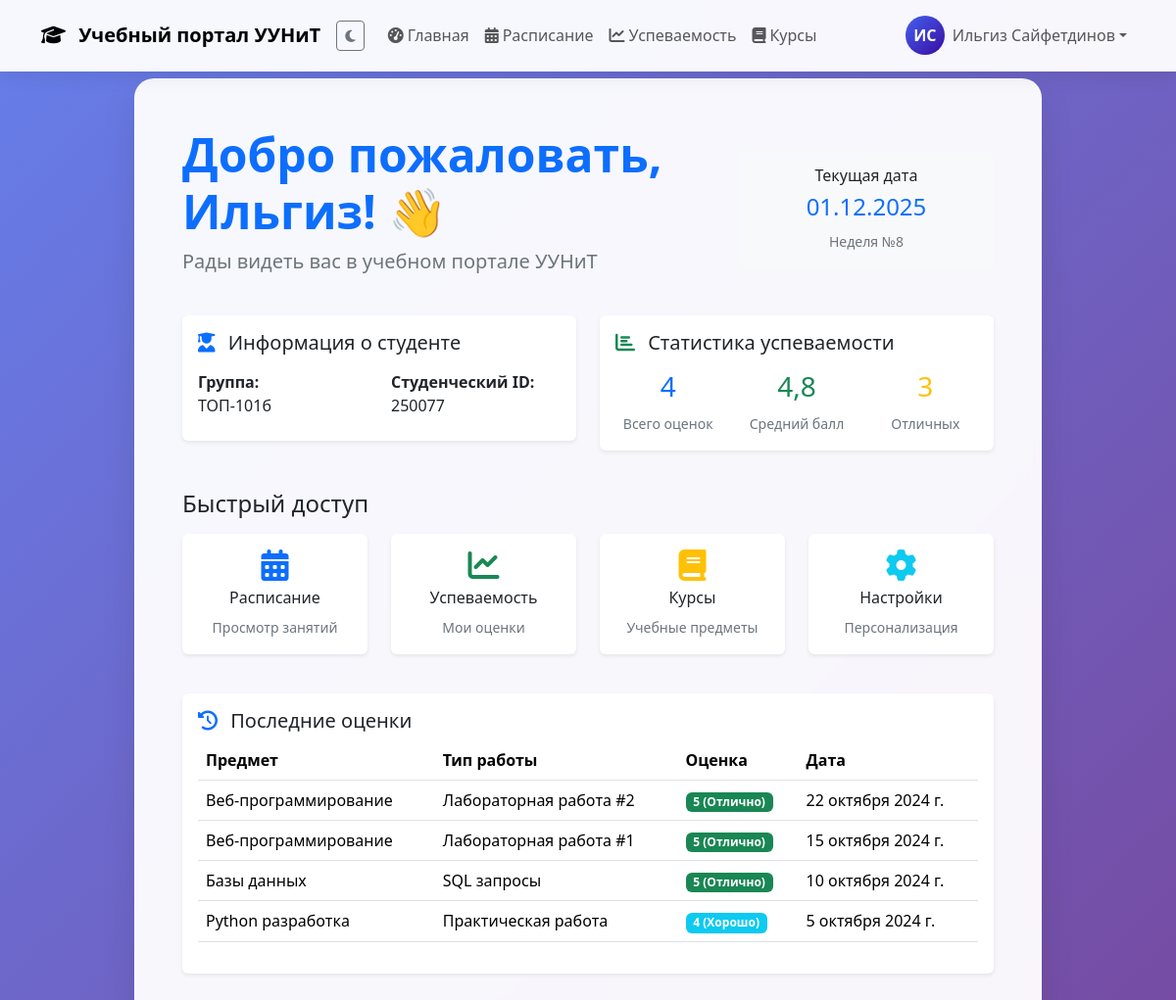
Page /dashboard/ (signed in) on the committed database.
### main/models.py (models this page shows, shortened)
class StudentProfile(models.Model):
    user = models.OneToOneField(User, on_delete=models.CASCADE)
    group = models.CharField(max_length=20, verbose_name='Группа', blank=True)
    student_id = models.CharField(max_length=20, verbose_name='Студенческий билет', blank=True)
    phone = models.CharField(max_length=20, verbose_name='Телефон', blank=True)
    avatar = models.ImageField(upload_to='avatars/', null=True, blank=True)

class Grade(models.Model):
    student = models.ForeignKey(User, on_delete=models.CASCADE)
    course = models.ForeignKey(Course, on_delete=models.CASCADE)
    work_type = models.CharField(max_length=50, verbose_name='Тип работы')
    grade = models.IntegerField(verbose_name='Оценка')
    date = models.DateField(verbose_name='Дата')
    comments = models.TextField(blank=True, verbose_name='Комментарии')
    def get_grade_display(self):
        if self.grade == 5:
            return 'Отлично'
        elif self.grade == 4:
            return 'Хорошо'
        elif self.grade == 3:
            return 'Удовлетворительно'
        else:
            return 'Неудовлетворительно'

class Course(models.Model):
    name = models.CharField(max_length=100, verbose_name='Название курса')
    code = models.CharField(max_length=20, verbose_name='Код курса')
    teacher = models.CharField(max_length=100, verbose_name='Преподаватель')
    hours = models.IntegerField(verbose_name='Часы')
    description = models.TextField(blank=True, verbose_name='Описание')

### main/views.py (the view)
# urls.py: path('dashboard/', views.dashboard, name='dashboard'),
@login_required
@login_required
def dashboard(request):
    try:
        profile = request.user.studentprofile
    except StudentProfile.DoesNotExist:
        profile = StudentProfile.objects.create(user=request.user)
    recent_grades = Grade.objects.filter(student=request.user).order_by('-date')[:5]
    total_grades = Grade.objects.filter(student=request.user).count()
    avg_grade = Grade.objects.filter(student=request.user).aggregate(Avg('grade'))['grade__avg'] or 0
    excellent_grades = Grade.objects.filter(student=request.user, grade=5).count()
    from datetime import datetime
    current_date = datetime.now().strftime("%d.%m.%Y")
    context = {
        'profile': profile,
        'recent_grades': recent_grades,
        'stats': {
            'total_grades': total_grades,
            'avg_grade': round(avg_grade, 1),
            'excellent_grades': excellent_grades,
        },
        'current_date': current_date,  # Добавляем текущую дату
    }
    return render(request, 'main/dashboard.html', context)

### main/templates/main/dashboard.html (shortened to what this page needs)
{% extends 'main/base.html' %}
{% load static %}
{% block content %}
<div class="row justify-content-center">
    <div class="col-12 col-lg-10">
        <div class="welcome-card p-4 p-md-5 mb-4">
            <div class="row align-items-center mb-4">
                <div class="col-md-8">
                    <h1 class="display-5 fw-bold text-primary">Добро пожаловать, {{ user.first_name }}! 👋</h1>
                    <p class="lead text-muted">Рады видеть вас в учебном портале УУНиТ</p>
                </div>
                <div class="col-md-4 text-md-end">
                    <div class="card bg-light border-0">
                        <div class="card-body text-center">
                            <h6 class="card-title">Текущая дата</h6>
                            <h4 class="text-primary">{{ current_date }}</h4>
                            <small class="text-muted">Неделя №8</small>
                        </div>
                    </div>
                </div>
            </div>
            <div class="row mb-4">
                <div class="col-md-6">
                    <div class="card border-0 shadow-sm mb-3">
                        <div class="card-body">
                            <h5 class="card-title">
                                <i class="fas fa-user-graduate text-primary me-2"></i>
                                Информация о студенте
                            </h5>
                            <div class="row mt-3">
                                <div class="col-6">
                                    <strong>Группа:</strong>
                                    <p class="mb-2">{{ profile.group }}</p>
                                </div>
                                <div class="col-6">
                                    <strong>Студенческий ID:</strong>
                                    <p class="mb-2">{{ profile.student_id }}</p>
                                </div>
                            </div>
                        </div>
                    </div>
                </div>
                <div class="col-md-6">
                    <div class="card border-0 shadow-sm mb-3">
                        <div class="card-body">
                            <h5 class="card-title">
                                <i class="fas fa-chart-bar text-success me-2"></i>
                                Статистика успеваемости
                            </h5>
                            <div class="row mt-3 text-center">
                                <div class="col-4">
                                    <h3 class="text-primary">{{ stats.total_grades }}</h3>
                                    <small class="text-muted">Всего оценок</small>
                                </div>
                                <div class="col-4">
                                    <h3 class="text-success">{{ stats.avg_grade }}</h3>
                                    <small class="text-muted">Средний балл</small>
                                </div>
                                <div class="col-4">
                                    <h3 class="text-warning">{{ stats.excellent_grades }}</h3>
                                    <small class="text-muted">Отличных</small>
                                </div>
                            </div>
                        </div>
                    </div>
                </div>
            </div>
            <div class="row">
                <div class="col-12">
                    <h4 class="mb-3">Быстрый доступ</h4>
                </div>
                <div class="col-md-3 col-6 mb-3">
                    <a href="{% url 'schedule' %}" class="card text-decoration-none border-0 shadow-sm h-100">
                        <div class="card-body text-center">
                            <i class="fas fa-calendar-alt fa-2x text-primary mb-2"></i>
                            <h6>Расписание</h6>
                            <small class="text-muted">Просмотр занятий</small>
                        </div>
                    </a>
                </div>
                <div class="col-md-3 col-6 mb-3">
                    <a href="{% url 'grades' %}" class="card text-decoration-none border-0 shadow-sm h-100">
                        <div class="card-body text-center">
                            <i class="fas fa-chart-line fa-2x text-success mb-2"></i>
                            <h6>Успеваемость</h6>
                            <small class="text-muted">Мои оценки</small>
                        </div>
                    </a>
                </div>
                <div class="col-md-3 col-6 mb-3">
                    <a href="{% url 'courses' %}" class="card text-decoration-none border-0 shadow-sm h-100">
                        <div class="card-body text-center">
                            <i class="fas fa-book fa-2x text-warning mb-2"></i>
                            <h6>Курсы</h6>
                            <small class="text-muted">Учебные предметы</small>
                        </div>
                    </a>
                </div>
                <div class="col-md-3 col-6 mb-3">
                    <a href="{% url 'settings' %}" class="card text-decoration-none border-0 shadow-sm h-100">
                        <div class="card-body text-center">
                            <i class="fas fa-cog fa-2x text-info mb-2"></i>
                            <h6>Настройки</h6>
                            <small class="text-muted">Персонализация</small>
                        </div>
                    </a>
                </div>
            </div>
            {% if recent_grades %}
            <div class="row mt-4">
                <div class="col-12">
                    <div class="card border-0 shadow-sm">
                        <div class="card-body">
                            <h5 class="card-title">
                                <i class="fas fa-history text-primary me-2"></i>
                                Последние оценки
                            </h5>
                            <div class="table-responsive">
                                <table class="table table-hover">
                                    <thead>
                                        <tr>
                                            <th>Предмет</th>
                                            <th>Тип работы</th>
                                            <th>Оценка</th>
                                            <th>Дата</th>
                                        </tr>
                                    </thead>
                                    <tbody>
                                        {% for grade in recent_grades %}
                                        <tr>
                                            <td>{{ grade.course.name }}</td>
                                            <td>{{ grade.work_type }}</td>
                                            <td>
                                                <span class="badge bg-{% if grade.grade == 5 %}success{% elif grade.grade == 4 %}info{% elif grade.grade == 3 %}warning{% else %}danger{% endif %}">
                                                    {{ grade.grade }} ({{ grade.get_grade_display }})
                                                </span>
                                            </td>
                                            <td>{{ grade.date }}</td>
                                        </tr>
                                        {% endfor %}
                                    </tbody>
                                </table>
                            </div>
                        </div>
                    </div>
                </div>
            </div>
            {% endif %}
        </div>
    </div>
</div>
{% endblock %}

### main/templates/main/base.html (shortened to what this page needs)
{% load static %}
<!DOCTYPE html>
<html lang="ru" data-theme="light">
<head>
    <link rel="stylesheet" href="https://cdn.jsdelivr.net/npm/bootstrap@5.3.3/dist/css/bootstrap.min.css">
    <link rel="stylesheet" href="https://cdnjs.cloudflare.com/ajax/libs/font-awesome/6.5.2/css/all.min.css">
</head>
<body class="theme-transition">
    <nav class="navbar navbar-expand-lg navbar-custom fixed-top">
        <div class="container">
            <a class="navbar-brand fw-bold" href="{% url 'dashboard' %}">
                <i class="fas fa-graduation-cap me-2"></i>
                Учебный портал УУНиТ
            </a>
            <div class="d-flex align-items-center me-3">
                <button class="btn btn-outline-secondary btn-sm theme-toggle" onclick="toggleTheme()">
                    <i class="fas fa-moon" id="theme-icon"></i>
                </button>
            </div>
            <div class="collapse navbar-collapse" id="navbarNav">
                {% if user.is_authenticated %}
                    <ul class="navbar-nav me-auto">
                        <li class="nav-item">
                            <a class="nav-link" href="{% url 'dashboard' %}">
                                <i class="fas fa-tachometer-alt me-1"></i>Главная
                            </a>
                        </li>
                        <li class="nav-item">
                            <a class="nav-link" href="{% url 'schedule' %}">
                                <i class="fas fa-calendar-alt me-1"></i>Расписание
                            </a>
                        </li>
                        <li class="nav-item">
                            <a class="nav-link" href="{% url 'grades' %}">
                                <i class="fas fa-chart-line me-1"></i>Успеваемость
                            </a>
                        </li>
                        <li class="nav-item">
                            <a class="nav-link" href="{% url 'courses' %}">
                                <i class="fas fa-book me-1"></i>Курсы
                            </a>
                        </li>
                    </ul>
                    <div class="navbar-nav ms-auto">
                        <div class="nav-item dropdown">
                            <a class="nav-link dropdown-toggle d-flex align-items-center" href="#" role="button"
                               data-bs-toggle="dropdown" aria-expanded="false">
                                <div class="user-avatar me-2">
                                    {{ user.first_name|first }}{{ user.last_name|first }}
                                </div>
                                <span class="fw-medium">{{ user.first_name }} {{ user.last_name }}</span>
                            </a>
                        </div>
                    </div>
                {% endif %}
            </div>
        </div>
    </nav>
    <div class="main-content">
        <div class="container">
            {% block content %}
            {% endblock %}
        </div>
    </div>
</body>
</html>

### main/templates/main/base.html (style rules this page uses)
:root { --primary: #4361ee; --secondary: #3a0ca3; --success: #4cc9f0; --danger: #f72585; --warning: #f8961e; --light: #f8f9fa; --dark: #212529; --body-bg: #ffffff; --card-bg: #ffffff; --text-color: #212529; --text-muted: #6c757d; --border-color: #dee2e6; }
body { background: linear-gradient(135deg, #667eea 0%, #764ba2 100%); min-height: 100vh; font-family: 'Segoe UI', Tahoma, Geneva, Verdana, sans-serif; background-color: var(--body-bg); color: var(--text-color); transition: all 0.3s ease; }
.navbar-custom { background: rgba(255, 255, 255, 0.95); backdrop-filter: blur(10px); box-shadow: 0 2px 20px rgba(0,0,0,0.1); border-bottom: 1px solid rgba(255, 255, 255, 0.3); transition: all 0.3s ease; }
.user-avatar { width: 40px; height: 40px; border-radius: 50%; background: linear-gradient(135deg, var(--primary), var(--secondary)); display: flex; align-items: center; justify-content: center; color: white; font-weight: bold; font-size: 16px; }
.main-content { margin-top: 80px; min-height: calc(100vh - 80px); }
.welcome-card { background: rgba(255, 255, 255, 0.95); backdrop-filter: blur(10px); border-radius: 20px; box-shadow: 0 15px 35px rgba(0,0,0,0.1); border: 1px solid rgba(255, 255, 255, 0.3); transition: all 0.3s ease; }
.card { background: var(--card-bg); border-color: var(--border-color); color: var(--text-color); transition: all 0.3s ease; }
.text-muted { color: var(--text-muted) !important; }
.theme-transition * { transition: background-color 0.3s ease, color 0.3s ease, border-color 0.3s ease; }

### rows in the picture
StudentProfile: group "ТОП-101б", student_id "250077"
Grade: course.name "Веб-программирование", work_type "Лабораторная работа #2", grade "5", grade "Отлично", date "22 октября 2024 г."
Grade: course.name "Веб-программирование", work_type "Лабораторная работа #1", grade "5", grade "Отлично", date "15 октября 2024 г."
Grade: course.name "Базы данных", work_type "SQL запросы", grade "5", grade "Отлично", date "10 октября 2024 г."
Grade: course.name "Python разработка", work_type "Практическая работа", grade "4", grade "Хорошо", date "5 октября 2024 г."

### other values in the picture
{{ user.first_name|first }} "И"
{{ user.last_name|first }} "С"
{{ user.first_name }} "Ильгиз"
{{ user.last_name }} "Сайфетдинов"
{{ stats.total_grades }} "4"
{{ stats.avg_grade }} "4,8"
{{ stats.excellent_grades }} "3"
